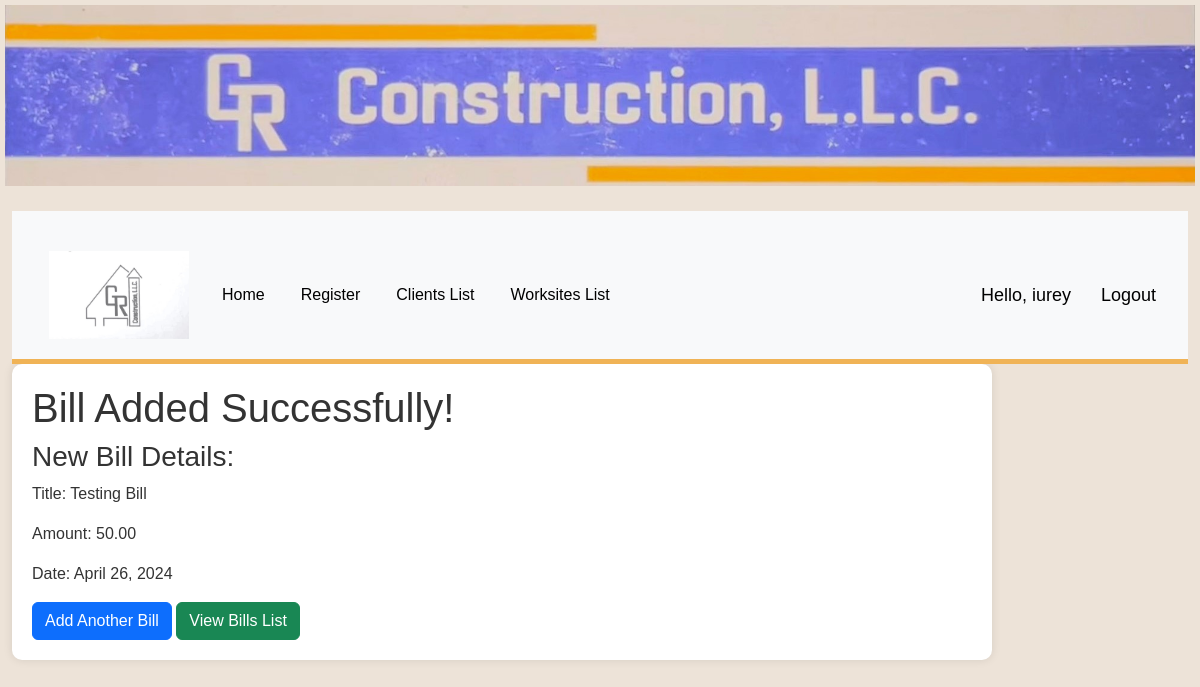
The page /worksites/1/bill-added/ (signed in) on the database as committed earlier.
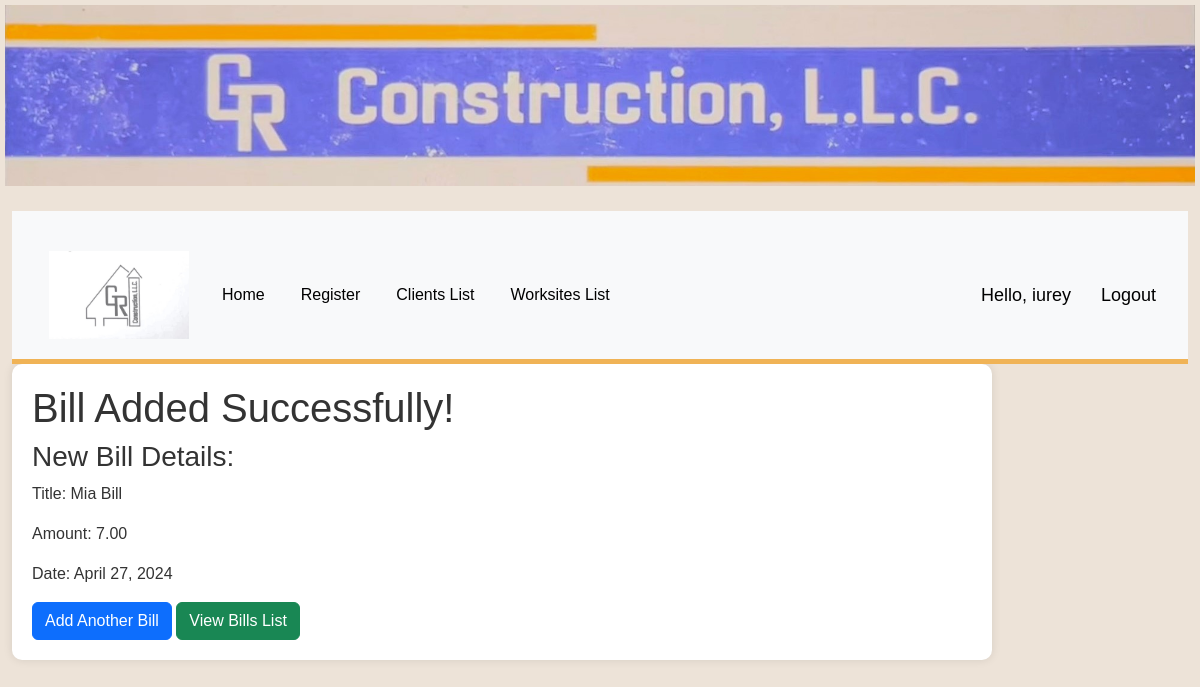
The same page on the database as committed later.
### gr_construction_web/models.py (models this page shows, shortened)
class Bill(models.Model):
    title = models.CharField(max_length=200)
    amount = models.DecimalField(max_digits=10, decimal_places=2)
    worksite = models.ForeignKey(WorkSite, on_delete=models.CASCADE, related_name='bills', null=True)
    date = models.DateField(_("Date"), default=date.today)

### gr_construction_web/views.py (the view)
# urls.py: path('worksites/<int:worksite_id>/bill-added/', views.bill_added, name='bill-added'),
@login_required(login_url='login')
def bill_added(request, worksite_id):
    new_bill = Bill.objects.filter(worksite_id=worksite_id).latest('id')
    return render(request, 'gr_construction_web/bill_added.html', {'worksite_id': worksite_id, 'new_bill': new_bill})

### gr_construction_web/templates/gr_construction_web/bill_added.html (shortened to what this page needs)
{% extends "gr_construction_web/base_template.html" %}
{% block content %}
<!DOCTYPE html>
<html lang="en">
<head>
</head>
<body>
    <h1>Bill Added Successfully!</h1>
    <h3>New Bill Details:</h3>
    <p>Title: {{ new_bill.title }}</p>
    <p>Amount: {{ new_bill.amount }}</p>
    <p>Date: {{ new_bill.date }}</p>
    <a href="{% url 'add-bill' worksite_id=worksite_id %}" class="btn btn-primary">Add Another Bill</a>
    <a href="{% url 'bill-list' worksite_id=worksite_id %}" class="btn btn-success">View Bills List</a>
</body>
</html>
{% endblock %}

Rows that differ between the two databases and show on the page:
no longer on this page (row unchanged): Bill: title "Testing Bill", amount "50.00", date "April 26, 2024"
added Bill: title "Mia Bill", amount "7.00", date "April 27, 2024"
